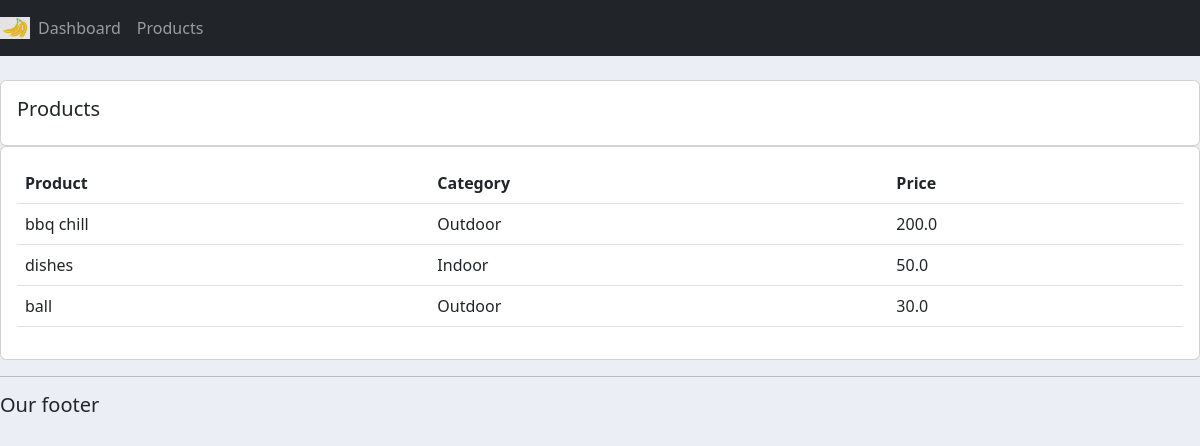
/products/, run on an earlier commit of the app's database.
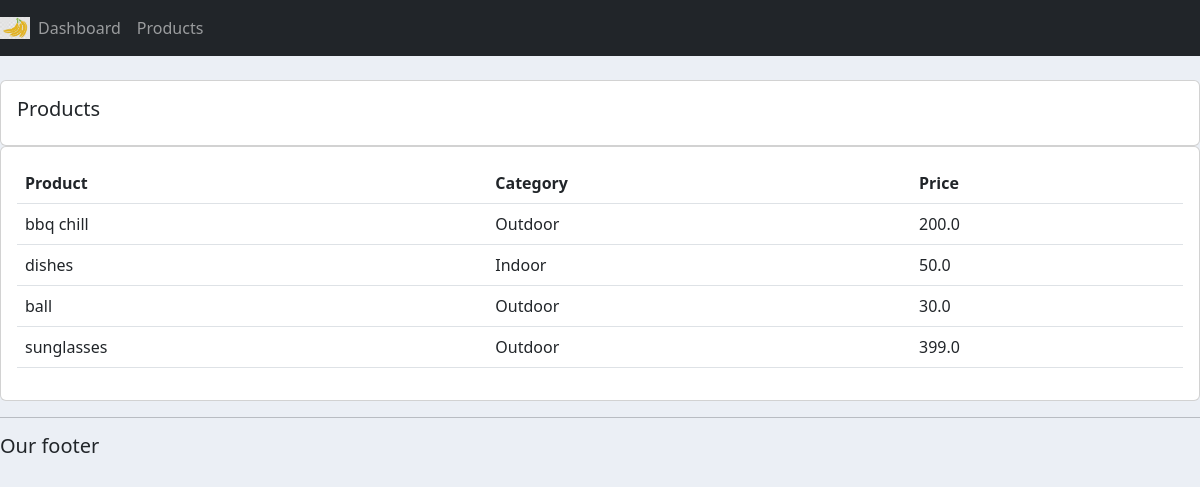
And on a later commit of the database.
### accounts/models.py (models this page shows, shortened)
class Product(models.Model):
	CATEGORY=(
		('Indoor','Indoor'),
		('Outdoor','Outdoor'),
		)
	name=models.CharField(max_length=200, null=True)
	price=models.FloatField(null=True)
	category=models.CharField(max_length=200, null=True, choices=CATEGORY)
	description=models.CharField(max_length=200, null=True, blank=True)
	date_created=models.DateField(auto_now_add=True)
	tags=models.ManyToManyField(Tag)

### accounts/views.py (the view)
# urls.py: path('products/', views.products, name="products"),
def products(request):
    products=Product.objects.all()
    return render(request,'accounts/products.html',{'products':products})

### accounts/templates/accounts/products.html
{%  extends 'accounts/main.html' %}
{% block content %}
		<br>
		<div class="row">
			<div class="col-md">
				<div class="card card-body">
					<h5>Products</h5>
				</div>
				<div class="card card-body">
					<table class="table">
						<tr>
							<th>Product</th>
							<th>Category</th>
							<th>Price</th>
						</tr>
						{% for i in products %}
						  <tr>
						  	<td>{{i.name}}</td>
						  	<td>{{i.category}}</td>
						  	<td>{{i.price}}</td>
						  </tr>
						 {% endfor %}
					</table>
				</div>
			</div>
		</div>
{% endblock content %}

What changed in the data, as far as the page shows it:
added Product: name "sunglasses", category "Outdoor", price "399.0"
